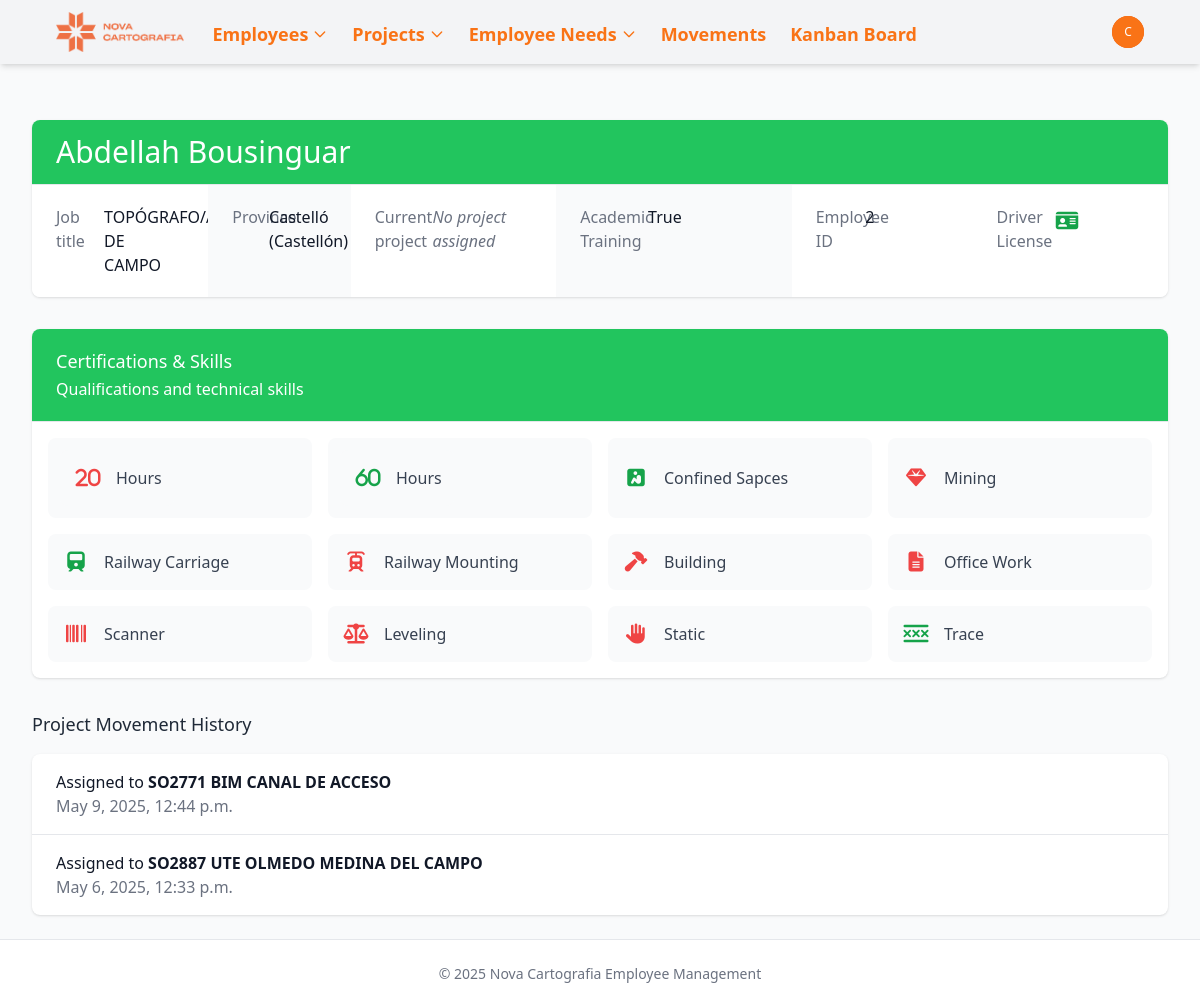
Before: /employees/2/ (signed in) with the older database file.
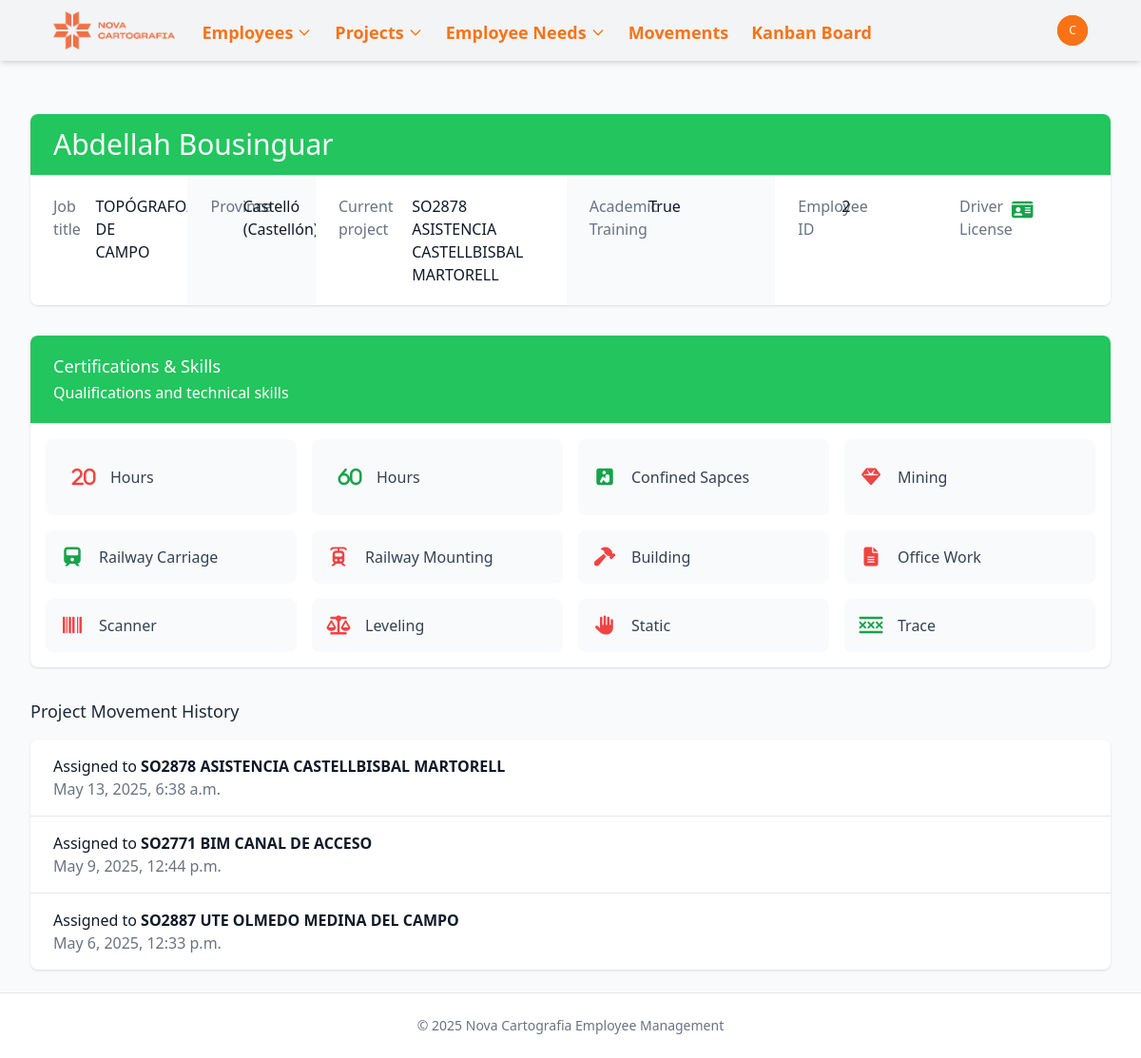
After: the same page with the newer database file.
### novacartografia_employee_management/models.py (models this page shows, shortened)
class ProjectMovementLine(models.Model):
    project = models.ForeignKey(Project, on_delete=models.CASCADE, related_name='movements')
    employee = models.ForeignKey(Employee, on_delete=models.CASCADE, related_name='project_movements')
    date = models.DateTimeField(default=timezone.now)
    previous_project = models.ForeignKey(
        Project,
        on_delete=models.SET_NULL,
        null=True,
        blank=True,
        related_name='outgoing_movements'
    )
    class Meta:
        ordering = ['-date']  # Most recent movements first

class Project(models.Model):
    PROJECT_TYPES = [
        ('obra', 'Obra'),
        ('proyecto', 'Proyecto'),
    ]
    MANAGER_TYPES = [
        ('cuesta', 'Cuesta'),
        ('javi', 'Javi'),
        ('guillermo', 'Guillermo'),
        ('miguelangel', 'Miguel Ángel'),
        ('oscar', 'Óscar'),
    ]
    name = models.CharField(max_length=100)
    type = models.CharField(max_length=50, choices=PROJECT_TYPES, default='proyecto')
    description = models.TextField(blank=True, null=True)
    manager = models.CharField(max_length=50, choices=MANAGER_TYPES, null=True, blank=True)
    state = models.CharField(max_length=50, null=True, blank=True,
            choices=[
                ('alava', 'Álava'),
                ('albacete', 'Albacete'),
                ('alicante', 'Alicante'),
                ('almeria', 'Almería'),
                ('asturias', 'Asturias'),
                ('avila', 'Ávila'),
                ('badajoz', 'Badajoz'),
                ('barcelona', 'Barcelona'),
                ('burgos', 'Burgos'),
                ('caceres', 'Cáceres'),
                ('cadiz', 'Cádiz'),
                ('cantabria', 'Cantabria'),
                ('castellon', 'Castellón'),
                ('ceuta', 'Ceuta'),
                ('ciudad_real', 'Ciudad Real'),
                ('cordoba', 'Córdoba'),
                ('cuenca', 'Cuenca'),
                ('gerona', 'Gerona'),
                ('granada', 'Granada'),
                ('guadalajara', 'Guadalajara'),
                ('guipuzcoa', 'Guipúzcoa'),
                ('huelva', 'Huelva'),
                ('huesca', 'Huesca'),
                ('islas_baleares', 'Islas Baleares'),
                ('jaen', 'Jaén'),
                ('la_coruna', 'La Coruña'),
                ('la_rioja', 'La Rioja'),
                ('las_palmas', 'Las Palmas'),
                ('leon', 'León'),
                ('lerida', 'Lérida'),
                ('lugo', 'Lugo'),
                ('madrid', 'Madrid'),
                ('malaga', 'Málaga'),
                ('melilla', 'Melilla'),
                ('murcia', 'Murcia'),
                ('navarra', 'Navarra'),
                ('orense', 'Orense'),
                ('palencia', 'Palencia'),
                ('pontevedra', 'Pontevedra'),
                ('salamanca', 'Salamanca'),
                ('santa_cruz_de_tenerife', 'Santa Cruz de Tenerife'),
                ('segovia', 'Segovia'),
                ('sevilla', 'Sevilla'),
                ('soria', 'Soria'),
                ('tarragona', 'Tarragona'),
                ('teruel', 'Teruel'),
                ('toledo', 'Toledo'),
                ('valencia', 'Valencia'),
                ('valladolid', 'Valladolid'),
                ('vizcaya', 'Vizcaya'),
                ('zamora', 'Zamora'),
                ('zaragoza', 'Zaragoza')
            ])
    academic_training = models.CharField(max_length=100, blank=True, null=True)
    twenty_hours = models.BooleanField(default=False)
    sixty_hours = models.BooleanField(default=False)
    confine = models.BooleanField(default=False)
    mining = models.BooleanField(default=False)
    railway_carriage = models.BooleanField(default=False)
    railway_mounting = models.BooleanField(default=False)
    building = models.BooleanField(default=False)
    office_work = models.BooleanField(default=False)
    scanner = models.BooleanField(default=False)
    leveling = models.BooleanField(default=False)
    static = models.BooleanField(default=False)
    drag = models.BooleanField(default=False)

class Employee(models.Model):
    name = models.CharField(max_length=100)
    job = models.CharField(max_length=100)
    project_id = models.ForeignKey(Project, on_delete=models.SET_NULL, related_name='employee_set', blank=True, null=True)
    state = models.CharField(max_length=50, default='valencia',
            choices=[
                ('alava', 'Álava'),
                ('albacete', 'Albacete'),
                ('alicante', 'Alicante'),
                ('almeria', 'Almería'),
                ('asturias', 'Asturias'),
                ('avila', 'Ávila'),
                ('badajoz', 'Badajoz'),
                ('barcelona', 'Barcelona'),
                ('burgos', 'Burgos'),
                ('caceres', 'Cáceres'),
                ('cadiz', 'Cádiz'),
                ('cantabria', 'Cantabria'),
                ('castellon', 'Castellón'),
                ('ceuta', 'Ceuta'),
                ('ciudad_real', 'Ciudad Real'),
                ('cordoba', 'Córdoba'),
                ('cuenca', 'Cuenca'),
                ('gerona', 'Gerona'),
                ('granada', 'Granada'),
                ('guadalajara', 'Guadalajara'),
                ('guipuzcoa', 'Guipúzcoa'),
                ('huelva', 'Huelva'),
                ('huesca', 'Huesca'),
                ('islas_baleares', 'Islas Baleares'),
                ('jaen', 'Jaén'),
                ('la_coruna', 'La Coruña'),
                ('la_rioja', 'La Rioja'),
                ('las_palmas', 'Las Palmas'),
                ('leon', 'León'),
                ('lerida', 'Lérida'),
                ('lugo', 'Lugo'),
                ('madrid', 'Madrid'),
                ('malaga', 'Málaga'),
                ('melilla', 'Melilla'),
                ('murcia', 'Murcia'),
                ('navarra', 'Navarra'),
                ('orense', 'Orense'),
                ('palencia', 'Palencia'),
                ('pontevedra', 'Pontevedra'),
                ('salamanca', 'Salamanca'),
                ('santa_cruz_de_tenerife', 'Santa Cruz de Tenerife'),
                ('segovia', 'Segovia'),
                ('sevilla', 'Sevilla'),
                ('soria', 'Soria'),
                ('tarragona', 'Tarragona'),
                ('teruel', 'Teruel'),
                ('toledo', 'Toledo'),
                ('valencia', 'Valencia'),
                ('valladolid', 'Valladolid'),
                ('vizcaya', 'Vizcaya'),
                ('zamora', 'Zamora'),
                ('zaragoza', 'Zaragoza'),])
    academic_training = models.CharField(max_length=100, blank=True, null=True)
    driver_license = models.BooleanField(default=False)
    twenty_hours = models.BooleanField(default=False)
    sixty_hours = models.BooleanField(default=False)
    confine = models.BooleanField(default=False)
    mining = models.BooleanField(default=False)
    railway_carriage = models.BooleanField(default=False)
    railway_mounting = models.BooleanField(default=False)
    building = models.BooleanField(default=False)
    office_work = models.BooleanField(default=False)
    scanner = models.BooleanField(default=False)
    leveling = models.BooleanField(default=False)
    static = models.BooleanField(default=False)
    drag = models.BooleanField(default=False)

### novacartografia_employee_management/views.py (the view)
# urls.py: path('employees/<int:pk>/', views.employee_detail, name='employee_detail'),
@login_required
def employee_detail(request, pk):
    employee = get_object_or_404(Employee, pk=pk)
    project_movements = employee.project_movements.all().order_by('-date')[:5]  # Get the last 5 movements
    context = {
        'employee': employee,
        'movements': project_movements,
    }
    return render(request, 'novacartografia_employee_management/employee_detail.html', context)

### templates/novacartografia_employee_management/employee_detail.html (shortened to what the changed rows need)
{% extends "base.html" %}
{% block content %}
<div class="bg-white shadow overflow-hidden sm:rounded-lg">
    <div class="px-4 py-5 sm:px-6 bg-primary-600 {% if 'TOPÓGRAFO' in employee.job  %} bg-green-500 {% elif 'Auxiliar' in employee.job %} bg-yellow-400 {% elif 'Piloto' in employee.job %}bg-indigo-500 {% else %} bg-orange-500 {% endif %}">
        <h1 class="text-3xl leading-6 font-medium text-gray-700 {% if 'Auxiliar' in employee.job %} {% else %} text-white {% endif %}">
            <a href="{% url 'employee_update' employee.id %}" class="text-primary-600 hover:text-primary-800">
                {{ employee.name }}
            </a>
        </h1>
    </div>
    <div class="border-t border-gray-200">
        <div class="flex">
            <div class="bg-white px-4 py-5 sm:grid sm:grid-cols-3 sm:gap-4 sm:px-6">
                <dt class="text-base font-medium text-gray-500">Job title</dt>
                <dd class="mt-1 text-base text-gray-900 sm:mt-0 sm:col-span-2">{{ employee.job }}</dd>
            </div>
            <div class="bg-gray-50 px-4 py-5 sm:grid sm:grid-cols-3 sm:gap-4 sm:px-6">
                <dt class="text-base font-medium text-gray-500">Province</dt>
                <dd class="mt-1 text-base text-gray-900 sm:mt-0 sm:col-span-2">{{ employee.get_state_display }}</dd>
            </div>
            <div class="bg-white px-4 py-5 sm:grid sm:grid-cols-3 sm:gap-4 sm:px-6">
                <dd class="mt-1 text-base text-gray-900 sm:mt-0 sm:col-span-2">
                    {% if employee.project_id %}
                        <a href="{% url 'project_detail' employee.project_id.id %}" class="text-primary-600 hover:text-primary-800">
                            {{ employee.project_id.name }}
                        </a>
                    {% else %}
                        <span class="text-gray-500 italic">No project assigned</span>
                    {% endif %}
                </dd>
            </div>
            <div class="bg-gray-50 px-4 py-5 sm:grid sm:grid-cols-3 sm:gap-4 sm:px-6">
                <dt class="text-base font-medium text-gray-500">Academic Training</dt>
                <dd class="mt-1 text-base text-gray-900 sm:mt-0 sm:col-span-2">
                    {{ employee.academic_training|default:"Not specified" }}
                </dd>
            </div>
            <div class="bg-white px-4 py-5 sm:grid sm:grid-cols-3 sm:gap-4 sm:px-6">
                <dt class="text-base font-medium text-gray-500">Employee ID</dt>
                <dd class="mt-1 text-base text-gray-900 sm:mt-0 sm:col-span-2">{{ employee.id }}</dd>
            </div>
        </div>
    </div>
</div>
{% if movements %}
<div class="mt-8">
    <div class="bg-white shadow overflow-hidden sm:rounded-lg">
        <ul class="divide-y divide-gray-200">
            {% for movement in movements %}
            <li class="px-4 py-4 sm:px-6">
                <div class="flex items-center">
                    <div class="min-w-0 flex-1">
                        <p class="text-base font-medium text-gray-900 truncate">
                            {% if movement.previous_project %}
                                Moved from <span class="font-semibold">{{ movement.previous_project.name }}</span> to
                                <span class="font-semibold">{{ movement.project.name }}</span>
                            {% else %}
                                Assigned to <span class="font-semibold">{{ movement.project.name }}</span>
                            {% endif %}
                        </p>
                        <p class="text-base text-gray-500">
                            {{ movement.date|date:"F j, Y, g:i a" }}
                        </p>
                    </div>
                </div>
            </li>
            {% endfor %}
        </ul>
    </div>
</div>
{% endif %}
{% endblock %}

Changed rows visible on the page:
changed Employee "Abdellah Bousinguar": project_id_id empty → 3 (drawn); project_id.name (not shown) → "SO2878 ASISTENCIA CASTELLBISBAL MARTORELL"
added ProjectMovementLine: project.name "SO2878 ASISTENCIA CASTELLBISBAL MARTORELL", date "May 13, 2025, 6:38 a.m."
Other visible differences:
text no longer shown: "No project assigned"
